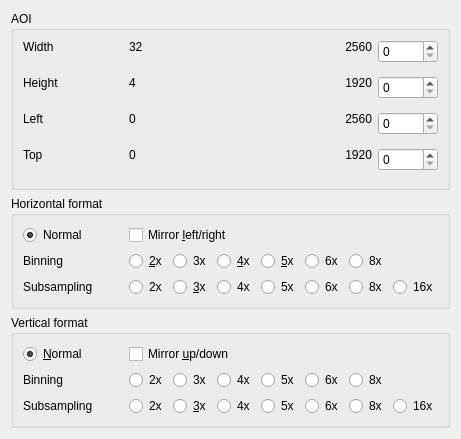
     <widget class="QWidget" name="Size">
      <attribute name="title">
       <string>Si&amp;ze</string>
      </attribute>
      <layout class="QVBoxLayout">
       <item>
        <widget class="Q3GroupBox" name="groupBox5">
         <property name="title">
          <string>AOI</string>
         </property>
         <layout class="QGridLayout" name="gridLayout_3">
          <item row="0" column="0">
           <layout class="QVBoxLayout">
            <item>
             <widget class="QLabel" name="textLabelWidth">
              <property name="minimumSize">
               <size>
                <width>100</width>
                <height>0</height>
               </size>
              </property>
              <property name="text">
               <string>Width</string>
              </property>
              <property name="wordWrap">
               <bool>false</bool>
              </property>
             </widget>
            </item>
            <item>
             <spacer name="spacer58">
              <property name="orientation">
               <enum>Qt::Vertical</enum>
              </property>
              <property name="sizeType">
               <enum>QSizePolicy::Expanding</enum>
              </property>
              <property name="sizeHint" stdset="0">
               <size>
                <width>20</width>
                <height>0</height>
               </size>
              </property>
             </spacer>
            </item>
           </layout>
          </item>
          <item row="0" column="1">
           <layout class="QGridLayout" name="layoutWidth">
            <item row="1" column="3">
             <widget class="QLabel" name="textMaxWidth">
              <property name="sizePolicy">
               <sizepolicy hsizetype="MinimumExpanding" vsizetype="Preferred">
                <horstretch>0</horstretch>
                <verstretch>0</verstretch>
               </sizepolicy>
              </property>
              <property name="text">
               <string>2560</string>
              </property>
              <property name="alignment">
               <set>Qt::AlignRight|Qt::AlignTrailing|Qt::AlignVCenter</set>
              </property>
              <property name="wordWrap">
               <bool>false</bool>
              </property>
             </widget>
            </item>
            <item row="2" column="2">
             <spacer name="verticalSpacer">
              <property name="orientation">
               <enum>Qt::Vertical</enum>
              </property>
              <property name="sizeHint" stdset="0">
               <size>
                <width>20</width>
                <height>16</height>
               </size>
              </property>
             </spacer>
            </item>
            <item row="1" column="0">
             <widget class="QLabel" name="textMinWidth">
              <property name="sizePolicy">
               <sizepolicy hsizetype="MinimumExpanding" vsizetype="Preferred">
                <horstretch>0</horstretch>
                <verstretch>0</verstretch>
               </sizepolicy>
              </property>
              <property name="text">
               <string>32</string>
              </property>
              <property name="alignment">
               <set>Qt::AlignLeading|Qt::AlignLeft|Qt::AlignVCenter</set>
              </property>
              <property name="wordWrap">
               <bool>false</bool>
              </property>
             </widget>
            </item>
           </layout>
          </item>
          <item row="0" column="2">
           <layout class="QVBoxLayout">
            <item>
             <widget class="QSpinBox" name="spinBoxWidth">
              <property name="minimumSize">
               <size>
                <width>60</width>
                <height>0</height>
               </size>
              </property>
              <property name="keyboardTracking">
               <bool>false</bool>
              </property>
             </widget>
            </item>
            <item>
             <spacer name="spacer57">
              <property name="orientation">
               <enum>Qt::Vertical</enum>
              </property>
              <property name="sizeType">
               <enum>QSizePolicy::Expanding</enum>
              </property>
              <property name="sizeHint" stdset="0">
               <size>
                <width>20</width>
                <height>0</height>
               </size>
              </property>
             </spacer>
            </item>
           </layout>
          </item>
          <item row="1" column="0">
           <layout class="QVBoxLayout">
            <item>
             <widget class="QLabel" name="textLabelHeight">
              <property name="minimumSize">
               <size>
                <width>100</width>
                <height>0</height>
               </size>
              </property>
              <property name="text">
               <string>Height</string>
              </property>
              <property name="wordWrap">
               <bool>false</bool>
              </property>
             </widget>
            </item>
            <item>
             <spacer name="spacer56">
              <property name="orientation">
               <enum>Qt::Vertical</enum>
              </property>
              <property name="sizeType">
               <enum>QSizePolicy::Expanding</enum>
              </property>
              <property name="sizeHint" stdset="0">
               <size>
                <width>20</width>
                <height>0</height>
               </size>
              </property>
             </spacer>
            </item>
           </layout>
          </item>
          <item row="1" column="1">
           <layout class="QGridLayout" name="layoutHeight">
            <item row="1" column="2">
             <widget class="QLabel" name="textMaxHeight">
              <property name="sizePolicy">
               <sizepolicy hsizetype="MinimumExpanding" vsizetype="Preferred">
                <horstretch>0</horstretch>
                <verstretch>0</verstretch>
               </sizepolicy>
              </property>
              <property name="text">
               <string>1920</string>
              </property>
              <property name="alignment">
               <set>Qt::AlignRight|Qt::AlignTrailing|Qt::AlignVCenter</set>
              </property>
              <property name="wordWrap">
               <bool>false</bool>
              </property>
             </widget>
            </item>
            <item row="1" column="0">
             <widget class="QLabel" name="textMinHeight">
              <property name="sizePolicy">
               <sizepolicy hsizetype="MinimumExpanding" vsizetype="Preferred">
                <horstretch>0</horstretch>
                <verstretch>0</verstretch>
               </sizepolicy>
              </property>
              <property name="text">
               <string>4</string>
              </property>
              <property name="alignment">
               <set>Qt::AlignLeading|Qt::AlignLeft|Qt::AlignVCenter</set>
              </property>
              <property name="wordWrap">
               <bool>false</bool>
              </property>
             </widget>
            </item>
            <item row="2" column="1">
             <spacer name="spacer55">
              <property name="orientation">
               <enum>Qt::Vertical</enum>
              </property>
              <property name="sizeType">
               <enum>QSizePolicy::Expanding</enum>
              </property>
              <property name="sizeHint" stdset="0">
               <size>
                <width>20</width>
                <height>16</height>
               </size>
              </property>
             </spacer>
            </item>
           </layout>
          </item>
          <item row="1" column="2">
           <layout class="QVBoxLayout">
            <item>
             <widget class="QSpinBox" name="spinBoxHeight">
              <property name="minimumSize">
               <size>
                <width>60</width>
                <height>0</height>
               </size>
              </property>
              <property name="keyboardTracking">
               <bool>false</bool>
              </property>
             </widget>
            </item>
            <item>
             <spacer name="spacer54">
              <property name="orientation">
               <enum>Qt::Vertical</enum>
              </property>
              <property name="sizeType">
               <enum>QSizePolicy::Expanding</enum>
              </property>
              <property name="sizeHint" stdset="0">
               <size>
                <width>20</width>
                <height>0</height>
               </size>
              </property>
             </spacer>
            </item>
           </layout>
          </item>
          <item row="2" column="0">
           <layout class="QVBoxLayout">
            <item>
             <widget class="QLabel" name="textLabelX">
              <property name="minimumSize">
               <size>
                <width>100</width>
                <height>0</height>
               </size>
              </property>
              <property name="text">
               <string>Left</string>
              </property>
              <property name="wordWrap">
               <bool>false</bool>
              </property>
             </widget>
            </item>
            <item>
             <spacer name="spacer52">
              <property name="orientation">
               <enum>Qt::Vertical</enum>
              </property>
              <property name="sizeType">
               <enum>QSizePolicy::Expanding</enum>
              </property>
              <property name="sizeHint" stdset="0">
               <size>
                <width>20</width>
                <height>0</height>
               </size>
              </property>
             </spacer>
            </item>
           </layout>
          </item>
          <item row="2" column="1">
           <layout class="QGridLayout" name="layoutPosX">
            <item row="2" column="5">
             <spacer name="verticalSpacer_2">
              <property name="orientation">
               <enum>Qt::Vertical</enum>
              </property>
              <property name="sizeHint" stdset="0">
               <size>
                <width>20</width>
                <height>16</height>
               </size>
              </property>
             </spacer>
            </item>
            <item row="1" column="6">
             <widget class="QLabel" name="textMaxXPos">
              <property name="sizePolicy">
               <sizepolicy hsizetype="MinimumExpanding" vsizetype="Preferred">
                <horstretch>0</horstretch>
                <verstretch>0</verstretch>
               </sizepolicy>
              </property>
              <property name="text">
               <string>2560</string>
              </property>
              <property name="alignment">
               <set>Qt::AlignRight|Qt::AlignTrailing|Qt::AlignVCenter</set>
              </property>
              <property name="wordWrap">
               <bool>false</bool>
              </property>
             </widget>
            </item>
            <item row="1" column="0">
             <widget class="QLabel" name="textMinXPos">
              <property name="sizePolicy">
               <sizepolicy hsizetype="MinimumExpanding" vsizetype="Preferred">
                <horstretch>0</horstretch>
                <verstretch>0</verstretch>
               </sizepolicy>
              </property>
              <property name="text">
               <string>0</string>
              </property>
              <property name="alignment">
               <set>Qt::AlignLeading|Qt::AlignLeft|Qt::AlignVCenter</set>
              </property>
              <property name="wordWrap">
               <bool>false</bool>
              </property>
             </widget>
            </item>
           </layout>
          </item>
          <item row="2" column="2">
           <layout class="QVBoxLayout">
            <item>
             <widget class="QSpinBox" name="spinBoxXPos">
              <property name="minimumSize">
               <size>
                <width>60</width>
                <height>0</height>
               </size>
              </property>
              <property name="keyboardTracking">
               <bool>false</bool>
              </property>
             </widget>
            </item>
            <item>
             <spacer name="spacer51">
              <property name="orientation">
               <enum>Qt::Vertical</enum>
              </property>
              <property name="sizeType">
               <enum>QSizePolicy::Expanding</enum>
              </property>
              <property name="sizeHint" stdset="0">
               <size>
                <width>20</width>
                <height>0</height>
               </size>
              </property>
             </spacer>
            </item>
           </layout>
          </item>
          <item row="4" column="0">
           <layout class="QVBoxLayout">
            <item>
             <widget class="QLabel" name="textLabelY">
              <property name="minimumSize">
               <size>
                <width>100</width>
                <height>0</height>
               </size>
              </property>
              <property name="text">
               <string>Top</string>
              </property>
              <property name="wordWrap">
               <bool>false</bool>
              </property>
             </widget>
            </item>
            <item>
             <spacer name="spacer50">
              <property name="orientation">
               <enum>Qt::Vertical</enum>
              </property>
              <property name="sizeType">
               <enum>QSizePolicy::Expanding</enum>
              </property>
              <property name="sizeHint" stdset="0">
               <size>
                <width>20</width>
                <height>0</height>
               </size>
              </property>
             </spacer>
            </item>
           </layout>
          </item>
          <item row="4" column="1">
           <layout class="QGridLayout" name="layoutPosY">
            <item row="2" column="2">
             <spacer name="verticalSpacer_4">
              <property name="orientation">
               <enum>Qt::Vertical</enum>
              </property>
              <property name="sizeHint" stdset="0">
               <size>
                <width>20</width>
                <height>16</height>
               </size>
              </property>
             </spacer>
            </item>
            <item row="1" column="3">
             <widget class="QLabel" name="textMaxYPos">
              <property name="sizePolicy">
               <sizepolicy hsizetype="MinimumExpanding" vsizetype="Preferred">
                <horstretch>0</horstretch>
                <verstretch>0</verstretch>
               </sizepolicy>
              </property>
              <property name="text">
               <string>1920</string>
              </property>
              <property name="alignment">
               <set>Qt::AlignRight|Qt::AlignTrailing|Qt::AlignVCenter</set>
              </property>
              <property name="wordWrap">
               <bool>false</bool>
              </property>
             </widget>
            </item>
            <item row="1" column="0">
             <widget class="QLabel" name="textMinYPos">
              <property name="sizePolicy">
               <sizepolicy hsizetype="MinimumExpanding" vsizetype="Preferred">
                <horstretch>0</horstretch>
                <verstretch>0</verstretch>
               </sizepolicy>
              </property>
              <property name="text">
               <string>0</string>
              </property>
              <property name="alignment">
               <set>Qt::AlignLeading|Qt::AlignLeft|Qt::AlignVCenter</set>
              </property>
              <property name="wordWrap">
               <bool>false</bool>
              </property>
             </widget>
            </item>
           </layout>
          </item>
          <item row="4" column="2">
           <layout class="QVBoxLayout">
            <item>
             <widget class="QSpinBox" name="spinBoxYPos">
              <property name="minimumSize">
               <size>
                <width>60</width>
                <height>0</height>
               </size>
              </property>
              <property name="keyboardTracking">
               <bool>false</bool>
              </property>
             </widget>
            </item>
            <item>
             <spacer name="spacer48">
              <property name="orientation">
               <enum>Qt::Vertical</enum>
              </property>
              <property name="sizeType">
               <enum>QSizePolicy::Expanding</enum>
              </property>
              <property name="sizeHint" stdset="0">
               <size>
                <width>20</width>
                <height>0</height>
               </size>
              </property>
             </spacer>
            </item>
           </layout>
          </item>
         </layout>
        </widget>
       </item>
       <item>
        <widget class="Q3ButtonGroup" name="buttonGroup6">
         <property name="enabled">
          <bool>true</bool>
         </property>
         <property name="title">
          <string>Horizontal format</string>
         </property>
         <layout class="QGridLayout">
          <item row="1" column="0">
           <widget class="QLabel" name="textLabelBinningH">
            <property name="minimumSize">
             <size>
              <width>100</width>
              <height>0</height>
             </size>
            </property>
            <property name="text">
             <string>Binning</string>
            </property>
            <property name="wordWrap">
             <bool>false</bool>
            </property>
           </widget>
          </item>
          <item row="2" column="0">
           <widget class="QLabel" name="textLabelSubsamplingH">
            <property name="minimumSize">
             <size>
              <width>100</width>
              <height>0</height>
             </size>
            </property>
            <property name="text">
             <string>Subsampling</string>
            </property>
            <property name="wordWrap">
             <bool>false</bool>
            </property>
           </widget>
          </item>
          <item row="0" column="0">
           <widget class="QRadioButton" name="radioButtonHNormal">
            <property name="text">
             <string>Normal</string>
            </property>
            <property name="checked">
             <bool>true</bool>
            </property>
           </widget>
          </item>
          <item row="0" column="1">
           <layout class="QHBoxLayout">
            <item>
             <widget class="QCheckBox" name="checkBoxLeftRight">
              <property name="enabled">
               <bool>true</bool>
              </property>
              <property name="text">
               <string>Mirror &amp;left/right</string>
              </property>
              <property name="shortcut">
               <string>Alt+L</string>
              </property>
             </widget>
            </item>
            <item>
             <spacer name="spacer46">
              <property name="orientation">
               <enum>Qt::Horizontal</enum>
              </property>
              <property name="sizeType">
               <enum>QSizePolicy::Expanding</enum>
              </property>
              <property name="sizeHint" stdset="0">
               <size>
                <width>50</width>
                <height>20</height>
               </size>
              </property>
             </spacer>
            </item>
           </layout>
          </item>
          <item row="1" column="1" rowspan="2">
           <layout class="QGridLayout" name="gridLayoutHorizontal">
            <item row="1" column="2">
             <widget class="QRadioButton" name="radioButton4xHSubsampling">
              <property name="enabled">
               <bool>true</bool>
              </property>
              <property name="text">
               <string>4x</string>
              </property>
              <property name="shortcut">
               <string/>
              </property>
             </widget>
            </item>
            <item row="1" column="0">
             <widget class="QRadioButton" name="radioButton2xHSubsampling">
              <property name="enabled">
               <bool>true</bool>
              </property>
              <property name="text">
               <string>2x</string>
              </property>
              <property name="shortcut">
               <string/>
              </property>
             </widget>
            </item>
            <item row="0" column="1">
             <widget class="QRadioButton" name="radioButton3xHBinning">
              <property name="text">
               <string>3x</string>
              </property>
              <property name="shortcut">
               <string/>
              </property>
             </widget>
            </item>
            <item row="0" column="2">
             <widget class="QRadioButton" name="radioButton4xHBinning">
              <property name="enabled">
               <bool>true</bool>
              </property>
              <property name="text">
               <string>&amp;4x</string>
              </property>
              <property name="shortcut">
               <string>Alt+4</string>
              </property>
             </widget>
            </item>
            <item row="1" column="3">
             <widget class="QRadioButton" name="radioButton5xHSubsampling">
              <property name="text">
               <string>5x</string>
              </property>
              <property name="shortcut">
               <string/>
              </property>
             </widget>
            </item>
            <item row="0" column="3">
             <widget class="QRadioButton" name="radioButton5xHBinning">
              <property name="text">
               <string>&amp;5x</string>
              </property>
              <property name="shortcut">
               <string>Alt+5</string>
              </property>
             </widget>
            </item>
            <item row="1" column="1">
             <widget class="QRadioButton" name="radioButton3xHSubsampling">
              <property name="text">
               <string>&amp;3x</string>
              </property>
              <property name="shortcut">
               <string>Alt+3</string>
              </property>
             </widget>
            </item>
            <item row="0" column="0">
             <widget class="QRadioButton" name="radioButton2xHBinning">
              <property name="enabled">
               <bool>true</bool>
              </property>
              <property name="text">
               <string>&amp;2x</string>
              </property>
              <property name="shortcut">
               <string>Alt+2</string>
              </property>
             </widget>
            </item>
            <item row="0" column="4">
             <widget class="QRadioButton" name="radioButton6xHBinning">
              <property name="text">
               <string>6x</string>
              </property>
             </widget>
            </item>
            <item row="0" column="5">
             <widget class="QRadioButton" name="radioButton8xHBinning">
              <property name="text">
               <string>8x</string>
              </property>
             </widget>
            </item>
            <item row="1" column="4">
             <widget class="QRadioButton" name="radioButton6xHSubsampling">
              <property name="text">
               <string>6x</string>
              </property>
             </widget>
            </item>
            <item row="1" column="5">
             <widget class="QRadioButton" name="radioButton8xHSubsampling">
              <property name="text">
               <string>8x</string>
              </property>
             </widget>
            </item>
            <item row="1" column="6">
             <widget class="QRadioButton" name="radioButton16xHSubsampling">
              <property name="text">
               <string>16x</string>
              </property>
             </widget>
            </item>
           </layout>
          </item>
         </layout>
        </widget>
       </item>
       <item>
        <widget class="Q3ButtonGroup" name="buttonGroup7">
         <property name="title">
          <string>Vertical format</string>
         </property>
         <layout class="QGridLayout">
          <item row="0" column="0">
           <widget class="QRadioButton" name="radioButtonVNormal">
            <property name="sizePolicy">
             <sizepolicy hsizetype="Preferred" vsizetype="Fixed">
              <horstretch>0</horstretch>
              <verstretch>0</verstretch>
             </sizepolicy>
            </property>
            <property name="minimumSize">
             <size>
              <width>100</width>
              <height>0</height>
             </size>
            </property>
            <property name="text">
             <string>&amp;Normal</string>
            </property>
            <property name="shortcut">
             <string>Alt+N</string>
            </property>
            <property name="checked">
             <bool>true</bool>
            </property>
           </widget>
          </item>
          <item row="2" column="0">
           <widget class="QLabel" name="textLabelSubsamplingV">
            <property name="minimumSize">
             <size>
              <width>100</width>
              <height>0</height>
             </size>
            </property>
            <property name="text">
             <string>Subsampling</string>
            </property>
            <property name="wordWrap">
             <bool>false</bool>
            </property>
           </widget>
          </item>
          <item row="1" column="0">
           <widget class="QLabel" name="textLabelBinningV">
            <property name="minimumSize">
             <size>
              <width>100</width>
              <height>0</height>
             </size>
            </property>
            <property name="text">
             <string>Binning</string>
            </property>
            <property name="wordWrap">
             <bool>false</bool>
            </property>
           </widget>
          </item>
          <item row="0" column="1">
           <layout class="QHBoxLayout">
            <item>
             <widget class="QCheckBox" name="checkBoxUpDown">
              <property name="sizePolicy">
               <sizepolicy hsizetype="Preferred" vsizetype="Fixed">
                <horstretch>0</horstretch>
                <verstretch>0</verstretch>
               </sizepolicy>
              </property>
              <property name="text">
               <string>Mirror &amp;up/down</string>
              </property>
              <property name="shortcut">
               <string>Alt+U</string>
              </property>
             </widget>
            </item>
            <item>
             <spacer name="spacer47">
              <property name="orientation">
               <enum>Qt::Horizontal</enum>
              </property>
              <property name="sizeType">
               <enum>QSizePolicy::Expanding</enum>
              </property>
              <property name="sizeHint" stdset="0">
               <size>
                <width>50</width>
                <height>20</height>
               </size>
              </property>
             </spacer>
            </item>
           </layout>
          </item>
          <item row="1" column="1" rowspan="2">
           <layout class="QGridLayout" name="gridLayoutVertical">
            <item row="1" column="3">
             <widget class="QRadioButton" name="radioButton5xVSubsampling">
              <property name="text">
               <string>5x</string>
              </property>
              <property name="shortcut">
               <string/>
              </property>
             </widget>
            </item>
            <item row="0" column="0">
             <widget class="QRadioButton" name="radioButton2xVBinning">
              <property name="enabled">
               <bool>true</bool>
              </property>
              <property name="sizePolicy">
               <sizepolicy hsizetype="Preferred" vsizetype="Fixed">
                <horstretch>0</horstretch>
                <verstretch>0</verstretch>
               </sizepolicy>
              </property>
              <property name="text">
               <string>2x</string>
              </property>
             </widget>
            </item>
            <item row="0" column="3">
             <widget class="QRadioButton" name="radioButton5xVBinning">
              <property name="text">
               <string>5x</string>
              </property>
              <property name="shortcut">
               <string/>
              </property>
             </widget>
            </item>
            <item row="0" column="2">
             <widget class="QRadioButton" name="radioButton4xVBinning">
              <property name="enabled">
               <bool>true</bool>
              </property>
              <property name="sizePolicy">
               <sizepolicy hsizetype="Preferred" vsizetype="Fixed">
                <horstretch>0</horstretch>
                <verstretch>0</verstretch>
               </sizepolicy>
              </property>
              <property name="text">
               <string>4x</string>
              </property>
              <property name="shortcut">
               <string/>
              </property>
             </widget>
            </item>
            <item row="1" column="0">
             <widget class="QRadioButton" name="radioButton2xVSubsampling">
              <property name="enabled">
               <bool>true</bool>
              </property>
              <property name="sizePolicy">
               <sizepolicy hsizetype="Preferred" vsizetype="Fixed">
                <horstretch>0</horstretch>
                <verstretch>0</verstretch>
               </sizepolicy>
              </property>
              <property name="text">
               <string>2x</string>
              </property>
             </widget>
            </item>
            <item row="0" column="1">
             <widget class="QRadioButton" name="radioButton3xVBinning">
              <property name="sizePolicy">
               <sizepolicy hsizetype="Preferred" vsizetype="Fixed">
                <horstretch>0</horstretch>
                <verstretch>0</verstretch>
               </sizepolicy>
              </property>
              <property name="text">
               <string>3x</string>
              </property>
             </widget>
            </item>
            <item row="1" column="2">
             <widget class="QRadioButton" name="radioButton4xVSubsampling">
              <property name="enabled">
               <bool>true</bool>
              </property>
              <property name="sizePolicy">
               <sizepolicy hsizetype="Preferred" vsizetype="Fixed">
                <horstretch>0</horstretch>
                <verstretch>0</verstretch>
               </sizepolicy>
              </property>
              <property name="text">
               <string>4x</string>
              </property>
              <property name="shortcut">
               <string/>
              </property>
             </widget>
            </item>
            <item row="1" column="1">
             <widget class="QRadioButton" name="radioButton3xVSubsampling">
              <property name="sizePolicy">
               <sizepolicy hsizetype="Preferred" vsizetype="Fixed">
                <horstretch>0</horstretch>
                <verstretch>0</verstretch>
               </sizepolicy>
              </property>
              <property name="minimumSize">
               <size>
                <width>0</width>
                <height>0</height>
               </size>
              </property>
              <property name="text">
               <string>&amp;3x</string>
              </property>
              <property name="shortcut">
               <string>Alt+3</string>
              </property>
             </widget>
            </item>
            <item row="0" column="4">
             <widget class="QRadioButton" name="radioButton6xVBinning">
              <property name="text">
               <string>6x</string>
              </property>
             </widget>
            </item>
            <item row="0" column="5">
             <widget class="QRadioButton" name="radioButton8xVBinning">
              <property name="text">
               <string>8x</string>
              </property>
             </widget>
            </item>
            <item row="1" column="4">
             <widget class="QRadioButton" name="radioButton6xVSubsampling">
              <property name="text">
               <string>6x</string>
              </property>
             </widget>
            </item>
            <item row="1" column="5">
             <widget class="QRadioButton" name="radioButton8xVSubsampling">
              <property name="text">
               <string>8x</string>
              </property>
             </widget>
            </item>
            <item row="1" column="6">
             <widget class="QRadioButton" name="radioButton16xVSubsampling">
              <property name="text">
               <string>16x</string>
              </property>
             </widget>
            </item>
           </layout>
          </item>
         </layout>
        </widget>
       </item>
      </layout>
     </widget>
